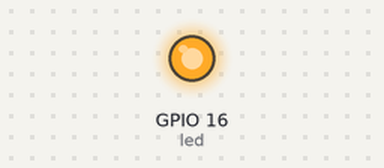
A program run on a simulated Raspberry Pi (BCM pin numbers). Parts: output pins drawn as LEDs (lit = HIGH). At 13.0 s the program stops and its outputs stay as they are.

Above: at 0.1 s.
At 13.1 s:
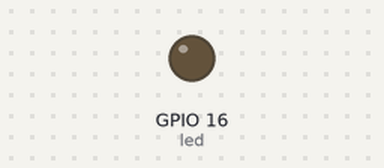
Timing chart, 0 to 14.5 s (numbered marks = the images above):
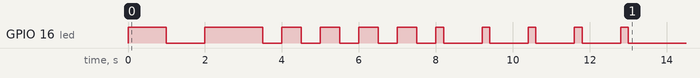

The program:

led02.py
```python
from gpiozero import LED
from signal import pause
from time import sleep

led = LED(16)

led.blink()

# pause()
sleep(3)

led.blink(on_time=0.5, off_time=0.5)
sleep(5)

led.blink(on_time=0.2, off_time=1)
sleep(5)
```
